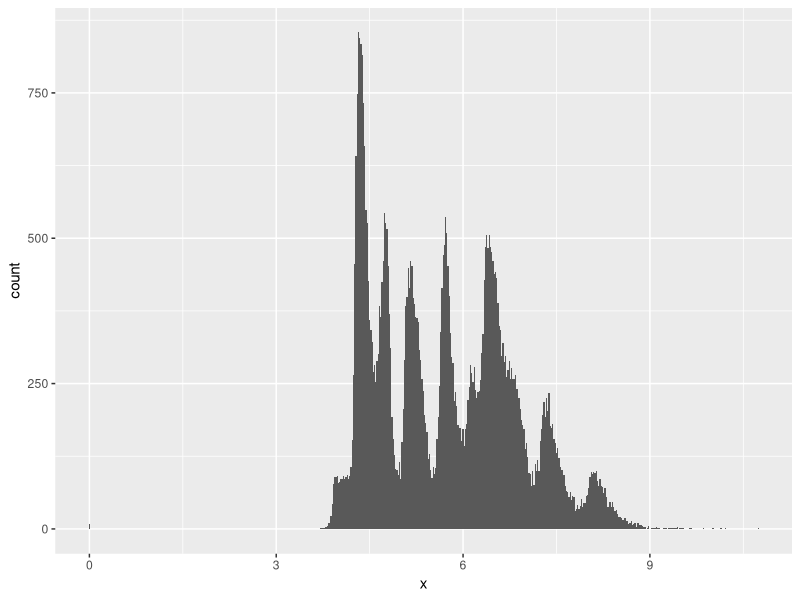
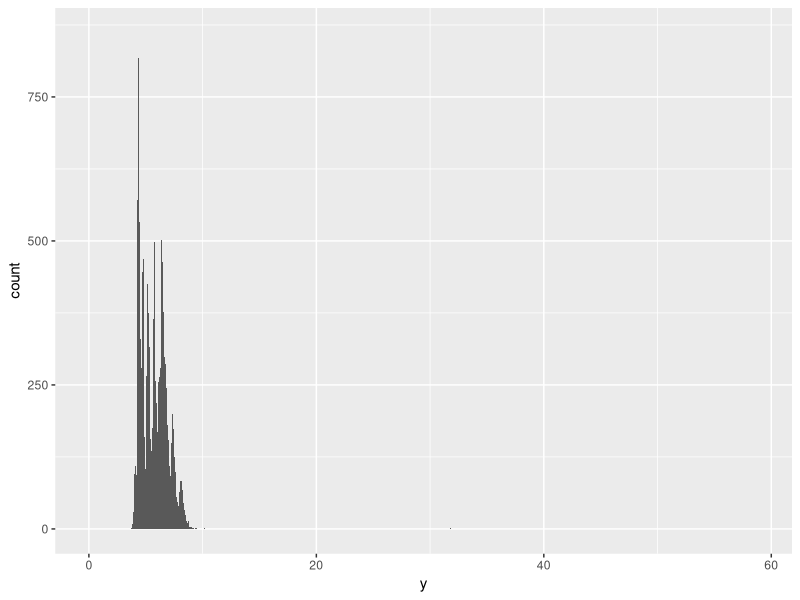
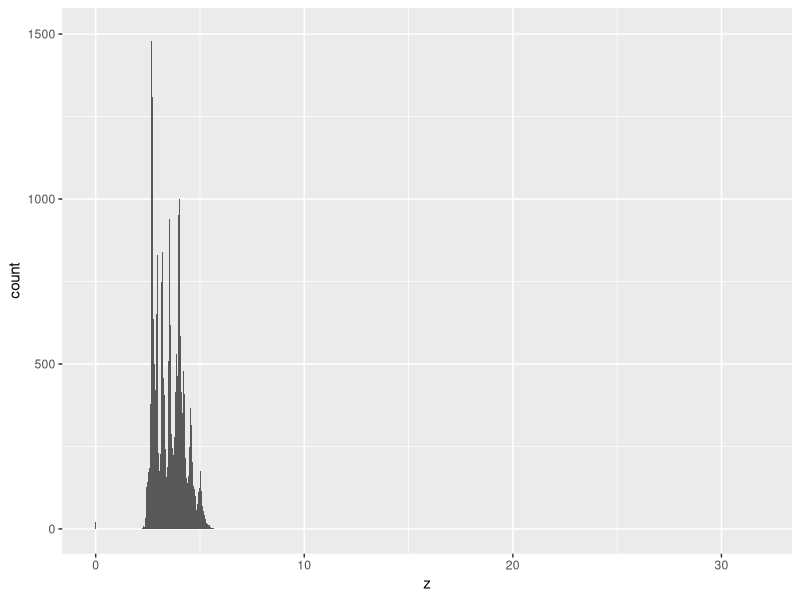
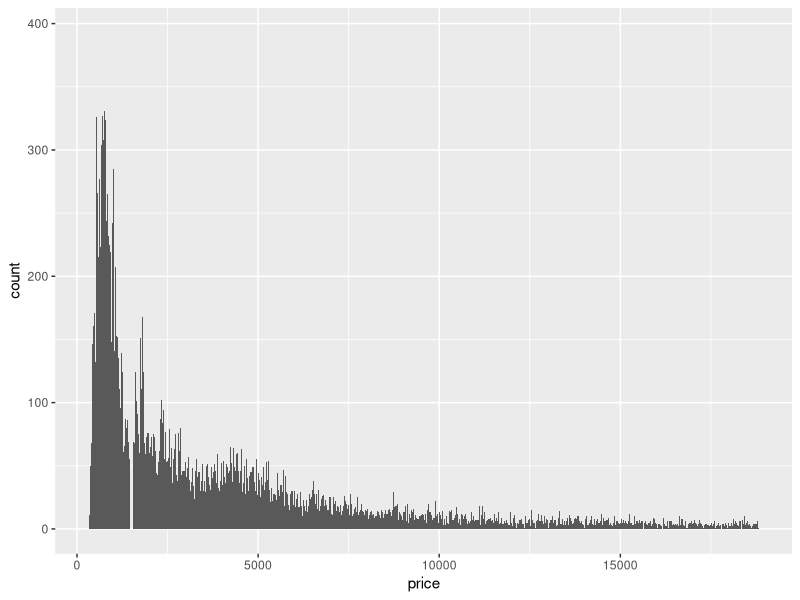
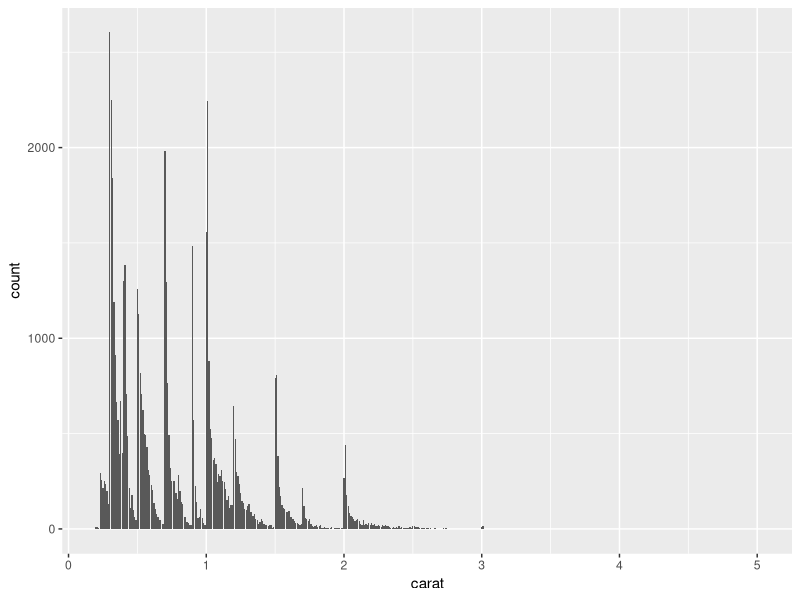

Recreate these plots in R, in order.
# 7.3.4 Exercises
# 1.
library(tidyverse)

diamonds %>% 
ggplot() +
  geom_histogram(aes(x = x), binwidth = 0.02) 

diamonds %>% 
  ggplot() +
  geom_histogram(aes(x = y), binwidth = 0.02)

diamonds %>% 
  ggplot() +
  geom_histogram(aes(x = z), binwidth = 0.02)

# 2.
ggplot(diamonds, aes(x = price)) + 
  geom_histogram(binwidth = 10)

# 3.
diamonds %>% filter(carat >= 0.99,  carat <= 1) %>% count(carat)
ggplot(diamonds) + geom_bar(aes(x = carat))

# 4.




